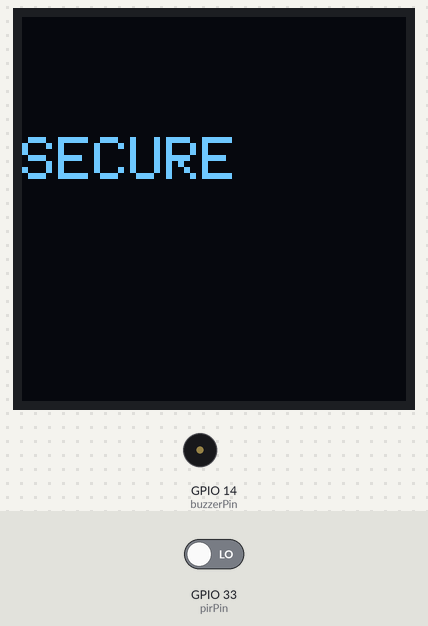
This sketch was run on a simulated ESP32. On the bench: 128×128 one-colour display, buzzer (waves = sounding, pin HIGH). The inputs (shaded band) are chosen by the test bench; at power-on: GPIO 33 (pirPin) LOW.

Above: at 16.2 s.
16.3 s: GPIO 33 (pirPin) driven HIGH
At 17.4 s:
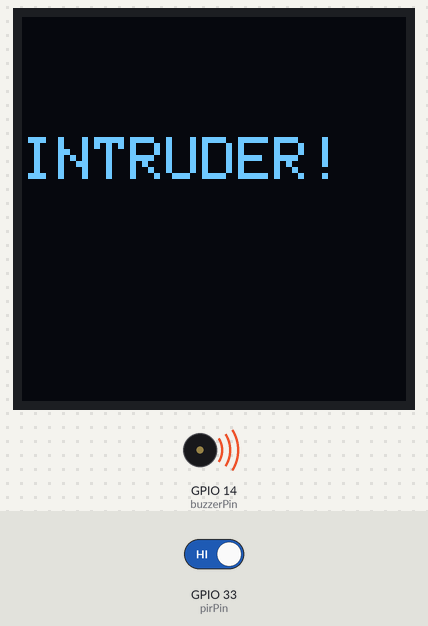
17.9 s: GPIO 33 (pirPin) driven LOW
At 19.0 s:
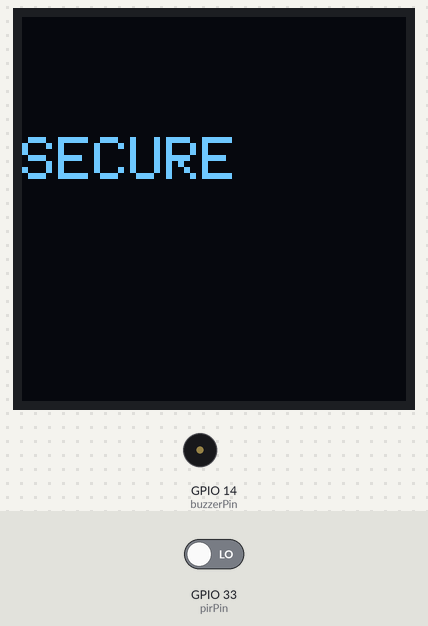
Timing chart, 0 to 20.9 s (numbered marks = the images above; inputs shaded):
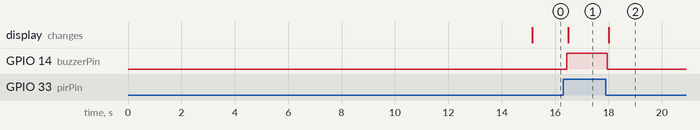

The sketch:

pir_sensor_test.ino
```cpp
#include <Wire.h>
#include <Adafruit_GFX.h>
#include <Adafruit_SH110X.h>

const int pirPin = 33;
const int buzzerPin = 14;

Adafruit_SH1107 display = Adafruit_SH1107(128, 128, &Wire, -1);

void setup() {
  pinMode(pirPin, INPUT);
  pinMode(buzzerPin, OUTPUT);

  display.begin(0x3c, true);
  display.clearDisplay();
  display.setTextSize(2);
  display.setTextColor(SH110X_WHITE);

  // PIR sensors need about 30-60 seconds to "warm up"
  display.setCursor(0,0);
  display.println("Warming up...");
  display.display();
  delay(15000);
}

void loop() {
  int motion = digitalRead(pirPin);

  display.clearDisplay();
  display.setCursor(0, 40);

  if (motion == HIGH) {
    display.println("INTRUDER!");
    digitalWrite(buzzerPin, HIGH);
  } else {
    display.println("SECURE");
    digitalWrite(buzzerPin, LOW);
  }

  display.display();
  delay(100);
}
```

Measured:
- after the input at 16.3 s, GPIO 14 (buzzerPin): LOW → HIGH after 0.14 s; the display: changes after 0.19 s (image 1)
- after the input at 17.9 s, GPIO 14 (buzzerPin): HIGH → LOW after 0.05 s; the display: changes after 0.11 s (image 2)
